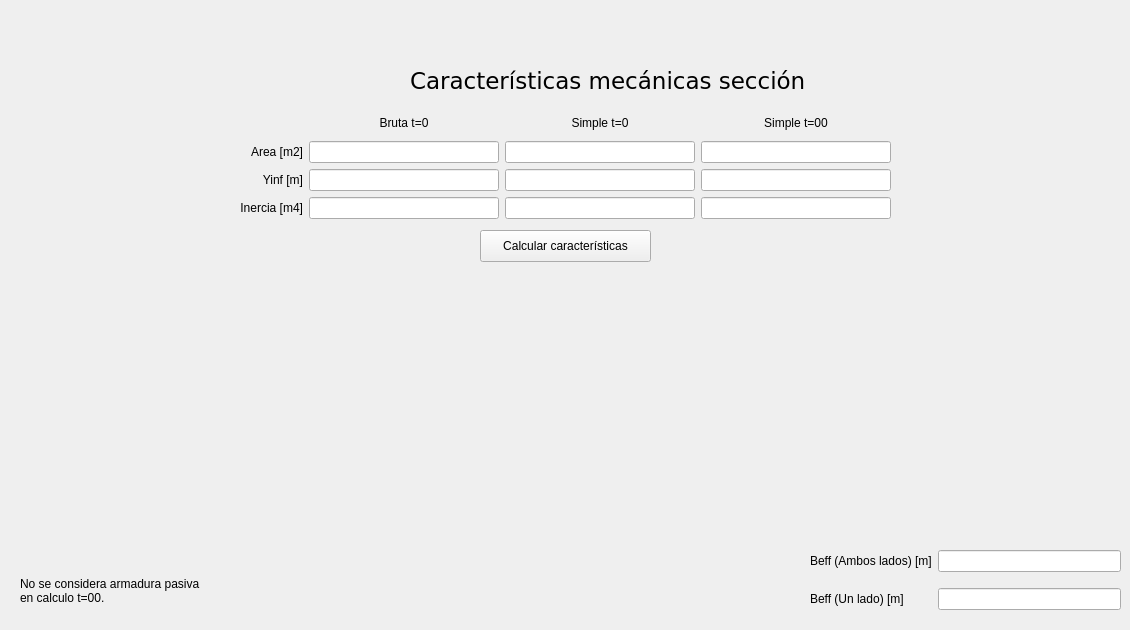
   <widget class="QWidget" name="tab_5">
    <attribute name="title">
     <string>Calc. Parcial</string>
    </attribute>
    <widget class="QLabel" name="tab5_titulo_caracteristicas">
     <property name="geometry">
      <rect>
       <x>410</x>
       <y>60</y>
       <width>431</width>
       <height>41</height>
      </rect>
     </property>
     <property name="font">
      <font>
       <family>Verdana</family>
       <pointsize>17</pointsize>
       <italic>false</italic>
       <bold>false</bold>
      </font>
     </property>
     <property name="text">
      <string>Características mecánicas sección</string>
     </property>
    </widget>
    <widget class="QWidget" name="gridLayoutWidget_5">
     <property name="geometry">
      <rect>
       <x>240</x>
       <y>110</y>
       <width>651</width>
       <height>109</height>
      </rect>
     </property>
     <layout class="QGridLayout" name="tab5_gridLayout_caracteristicas">
      <property name="spacing">
       <number>-1</number>
      </property>
      <item row="0" column="0">
       <widget class="QLabel" name="tab5_label_relleno_grid">
        <property name="enabled">
         <bool>false</bool>
        </property>
        <property name="text">
         <string/>
        </property>
       </widget>
      </item>
      <item row="0" column="2">
       <widget class="QLabel" name="tab5_label_simple_t0">
        <property name="text">
         <string>Simple t=0</string>
        </property>
        <property name="alignment">
         <set>Qt::AlignmentFlag::AlignCenter</set>
        </property>
       </widget>
      </item>
      <item row="2" column="0">
       <widget class="QLabel" name="tab5_label_cdg">
        <property name="text">
         <string>Yinf [m]</string>
        </property>
        <property name="alignment">
         <set>Qt::AlignmentFlag::AlignRight|Qt::AlignmentFlag::AlignTrailing|Qt::AlignmentFlag::AlignVCenter</set>
        </property>
       </widget>
      </item>
      <item row="1" column="0">
       <widget class="QLabel" name="tab5_label_area">
        <property name="text">
         <string>Area [m2]</string>
        </property>
        <property name="alignment">
         <set>Qt::AlignmentFlag::AlignRight|Qt::AlignmentFlag::AlignTrailing|Qt::AlignmentFlag::AlignVCenter</set>
        </property>
       </widget>
      </item>
      <item row="3" column="0">
       <widget class="QLabel" name="tab5_label_inercia">
        <property name="text">
         <string>Inercia [m4]</string>
        </property>
        <property name="alignment">
         <set>Qt::AlignmentFlag::AlignRight|Qt::AlignmentFlag::AlignTrailing|Qt::AlignmentFlag::AlignVCenter</set>
        </property>
       </widget>
      </item>
      <item row="0" column="1">
       <widget class="QLabel" name="tab5_label_bruta">
        <property name="text">
         <string>Bruta t=0</string>
        </property>
        <property name="alignment">
         <set>Qt::AlignmentFlag::AlignCenter</set>
        </property>
       </widget>
      </item>
      <item row="0" column="3">
       <widget class="QLabel" name="tab5_label_simple_t00">
        <property name="text">
         <string>Simple t=00</string>
        </property>
        <property name="alignment">
         <set>Qt::AlignmentFlag::AlignCenter</set>
        </property>
       </widget>
      </item>
      <item row="1" column="1">
       <widget class="QLineEdit" name="tab5_line_area_bruta">
        <property name="maximumSize">
         <size>
          <width>9999</width>
          <height>16777215</height>
         </size>
        </property>
        <property name="text">
         <string/>
        </property>
        <property name="alignment">
         <set>Qt::AlignmentFlag::AlignCenter</set>
        </property>
       </widget>
      </item>
      <item row="1" column="2">
       <widget class="QLineEdit" name="tab5_line_area_t0">
        <property name="alignment">
         <set>Qt::AlignmentFlag::AlignCenter</set>
        </property>
       </widget>
      </item>
      <item row="1" column="3">
       <widget class="QLineEdit" name="tab5_line_area_t00">
        <property name="alignment">
         <set>Qt::AlignmentFlag::AlignCenter</set>
        </property>
       </widget>
      </item>
      <item row="2" column="1">
       <widget class="QLineEdit" name="tab5_line_cdg_bruta">
        <property name="alignment">
         <set>Qt::AlignmentFlag::AlignCenter</set>
        </property>
       </widget>
      </item>
      <item row="2" column="2">
       <widget class="QLineEdit" name="tab5_line_cdg_t0">
        <property name="alignment">
         <set>Qt::AlignmentFlag::AlignCenter</set>
        </property>
       </widget>
      </item>
      <item row="2" column="3">
       <widget class="QLineEdit" name="tab5_line_cdg_t00">
        <property name="alignment">
         <set>Qt::AlignmentFlag::AlignCenter</set>
        </property>
       </widget>
      </item>
      <item row="3" column="1">
       <widget class="QLineEdit" name="tab5_line_inercia_bruta">
        <property name="alignment">
         <set>Qt::AlignmentFlag::AlignCenter</set>
        </property>
       </widget>
      </item>
      <item row="3" column="2">
       <widget class="QLineEdit" name="tab5_line_inercia_t0">
        <property name="alignment">
         <set>Qt::AlignmentFlag::AlignCenter</set>
        </property>
       </widget>
      </item>
      <item row="3" column="3">
       <widget class="QLineEdit" name="tab5_line_inercia_t00">
        <property name="alignment">
         <set>Qt::AlignmentFlag::AlignCenter</set>
        </property>
       </widget>
      </item>
     </layout>
    </widget>
    <widget class="QPushButton" name="tab5_btn_calcular">
     <property name="geometry">
      <rect>
       <x>480</x>
       <y>230</y>
       <width>171</width>
       <height>32</height>
      </rect>
     </property>
     <property name="text">
      <string>Calcular características</string>
     </property>
    </widget>
    <widget class="QWidget" name="gridLayoutWidget_9">
     <property name="geometry">
      <rect>
       <x>810</x>
       <y>540</y>
       <width>311</width>
       <height>80</height>
      </rect>
     </property>
     <layout class="QGridLayout" name="tab5_gridLayout_beff">
      <item row="1" column="0">
       <widget class="QLabel" name="tab5_label_beff_uno">
        <property name="text">
         <string>Beff (Un lado) [m]</string>
        </property>
       </widget>
      </item>
      <item row="0" column="0">
       <widget class="QLabel" name="tab5_label_beff_ambos">
        <property name="text">
         <string>Beff (Ambos lados) [m]</string>
        </property>
       </widget>
      </item>
      <item row="0" column="1">
       <widget class="QLineEdit" name="tab5_line_beff_ambos">
        <property name="alignment">
         <set>Qt::AlignmentFlag::AlignCenter</set>
        </property>
        <property name="readOnly">
         <bool>true</bool>
        </property>
       </widget>
      </item>
      <item row="1" column="1">
       <widget class="QLineEdit" name="tab5_line_beff_uno">
        <property name="alignment">
         <set>Qt::AlignmentFlag::AlignCenter</set>
        </property>
        <property name="readOnly">
         <bool>true</bool>
        </property>
       </widget>
      </item>
     </layout>
    </widget>
    <widget class="QLabel" name="label_2">
     <property name="geometry">
      <rect>
       <x>20</x>
       <y>560</y>
       <width>191</width>
       <height>61</height>
      </rect>
     </property>
     <property name="text">
      <string>No se considera armadura pasiva en calculo t=00.</string>
     </property>
     <property name="wordWrap">
      <bool>true</bool>
     </property>
    </widget>
   </widget>
